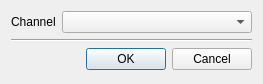
<?xml version="1.0" encoding="UTF-8"?>
<ui version="4.0">
 <class>ChannelNameDialog</class>
 <widget class="QDialog" name="ChannelNameDialog">
  <property name="geometry">
   <rect>
    <x>0</x>
    <y>0</y>
    <width>242</width>
    <height>84</height>
   </rect>
  </property>
  <property name="windowTitle">
   <string>Select Channel</string>
  </property>
  <layout class="QVBoxLayout" name="verticalLayout">
   <item>
    <layout class="QHBoxLayout" name="horizontalLayout">
     <item>
      <widget class="QLabel" name="label">
       <property name="text">
        <string>Channel</string>
       </property>
      </widget>
     </item>
     <item>
      <widget class="QComboBox" name="m_channel">
       <property name="insertPolicy">
        <enum>QComboBox::InsertAlphabetically</enum>
       </property>
       <property name="sizeAdjustPolicy">
        <enum>QComboBox::AdjustToContents</enum>
       </property>
       <property name="minimumContentsLength">
        <number>20</number>
       </property>
      </widget>
     </item>
     <item>
      <spacer name="horizontalSpacer">
       <property name="orientation">
        <enum>Qt::Horizontal</enum>
       </property>
       <property name="sizeHint" stdset="0">
        <size>
         <width>40</width>
         <height>20</height>
        </size>
       </property>
      </spacer>
     </item>
    </layout>
   </item>
   <item>
    <widget class="Line" name="line">
     <property name="orientation">
      <enum>Qt::Horizontal</enum>
     </property>
    </widget>
   </item>
   <item>
    <widget class="QDialogButtonBox" name="m_buttons">
     <property name="orientation">
      <enum>Qt::Horizontal</enum>
     </property>
     <property name="standardButtons">
      <set>QDialogButtonBox::Cancel|QDialogButtonBox::Ok</set>
     </property>
    </widget>
   </item>
  </layout>
 </widget>
 <resources/>
 <connections>
  <connection>
   <sender>m_buttons</sender>
   <signal>rejected()</signal>
   <receiver>ChannelNameDialog</receiver>
   <slot>reject()</slot>
   <hints>
    <hint type="sourcelabel">
     <x>316</x>
     <y>260</y>
    </hint>
    <hint type="destinationlabel">
     <x>286</x>
     <y>274</y>
    </hint>
   </hints>
  </connection>
 </connections>
</ui>
